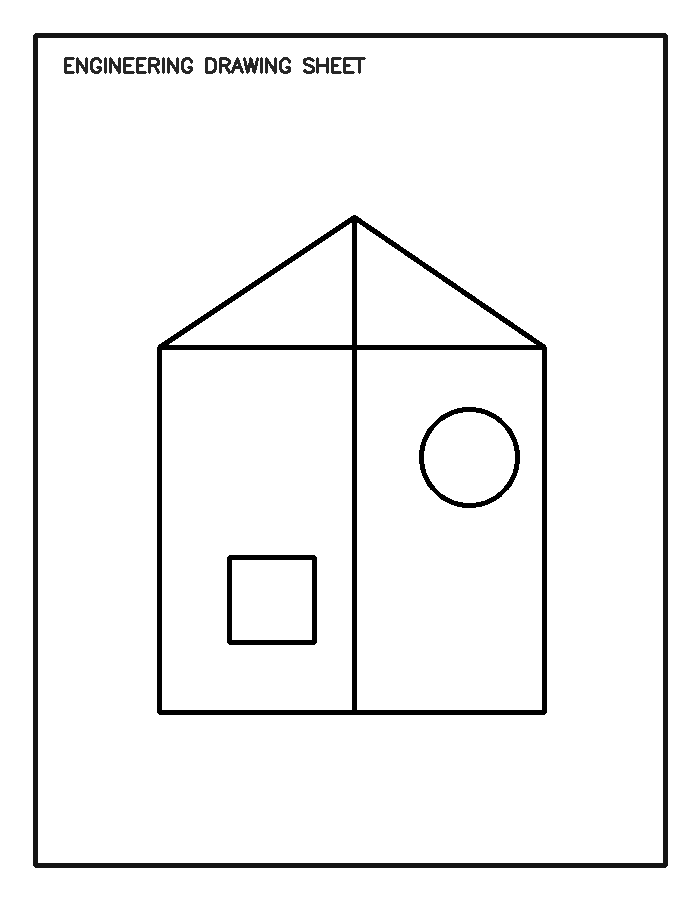
#> input picture NewED/samples/drawings/student_001_good.png, 700 x 900 px
$ python -i preprocessing.py   (imports and definitions only)
#> lines starting #> are read from the running program, lines starting #| are printed output that depends on the picture; after the words box and inside, x2 and y2 are one past the last pixel; in counts of white or black regions, pixels touching at a corner belong together
from __future__ import annotations

import cv2
import numpy as np


def _order_points(points: np.ndarray) -> np.ndarray:
    rect = np.zeros((4, 2), dtype="float32")
    s = points.sum(axis=1)
    diff = np.diff(points, axis=1)
    rect[0] = points[np.argmin(s)]
    rect[2] = points[np.argmax(s)]
    rect[1] = points[np.argmin(diff)]
    rect[3] = points[np.argmax(diff)]
    return rect


def _four_point_transform(image: np.ndarray, points: np.ndarray) -> np.ndarray:
    rect = _order_points(points)
    tl, tr, br, bl = rect
    width_a = np.linalg.norm(br - bl)
    width_b = np.linalg.norm(tr - tl)
    height_a = np.linalg.norm(tr - br)
    height_b = np.linalg.norm(tl - bl)
    max_width = int(max(width_a, width_b))
    max_height = int(max(height_a, height_b))
    destination = np.array(
        [[0, 0], [max_width - 1, 0], [max_width - 1, max_height - 1], [0, max_height - 1]],
        dtype="float32",
    )
    matrix = cv2.getPerspectiveTransform(rect, destination)
    return cv2.warpPerspective(image, matrix, (max_width, max_height))


def correct_perspective(image: np.ndarray) -> np.ndarray:
    ratio = image.shape[0] / 700.0
    small = cv2.resize(image, (int(image.shape[1] / ratio), 700))
    gray = cv2.cvtColor(small, cv2.COLOR_BGR2GRAY)
    gray = cv2.GaussianBlur(gray, (5, 5), 0)
    edged = cv2.Canny(gray, 50, 160)
    contours, _ = cv2.findContours(edged, cv2.RETR_EXTERNAL, cv2.CHAIN_APPROX_SIMPLE)
    contours = sorted(contours, key=cv2.contourArea, reverse=True)[:8]
    for contour in contours:
        perimeter = cv2.arcLength(contour, True)
        approx = cv2.approxPolyDP(contour, 0.02 * perimeter, True)
        area_ratio = cv2.contourArea(approx) / float(small.shape[0] * small.shape[1])
        if len(approx) == 4 and area_ratio > 0.25:
            points = approx.reshape(4, 2).astype("float32") * ratio
            return _four_point_transform(image, points)
    return image


def auto_rotate(image: np.ndarray) -> np.ndarray:
    gray = cv2.cvtColor(image, cv2.COLOR_BGR2GRAY)
    edges = cv2.Canny(gray, 60, 180)
    lines = cv2.HoughLines(edges, 1, np.pi / 180, threshold=max(80, image.shape[1] // 18))
    if lines is None:
        return image
    angles = []
    for rho_theta in lines[:80]:
        _, theta = rho_theta[0]
        angle = np.rad2deg(theta) - 90
        if -30 < angle < 30:
            angles.append(angle)
    if not angles:
        return image
    median_angle = float(np.median(angles))
    if abs(median_angle) < 0.4:
        return image
    h, w = image.shape[:2]
    matrix = cv2.getRotationMatrix2D((w / 2, h / 2), median_angle, 1.0)
    return cv2.warpAffine(image, matrix, (w, h), flags=cv2.INTER_CUBIC, borderMode=cv2.BORDER_REPLICATE)


def preprocess(image: np.ndarray) -> dict[str, np.ndarray]:
    corrected = correct_perspective(image)
    rotated = auto_rotate(corrected)
    gray = cv2.cvtColor(rotated, cv2.COLOR_BGR2GRAY)
    blurred = cv2.GaussianBlur(gray, (5, 5), 0)
    denoised = cv2.fastNlMeansDenoising(blurred, None, 12, 7, 21)
    edges = cv2.Canny(denoised, 45, 145)
    kernel = np.ones((2, 2), np.uint8)
    edges = cv2.morphologyEx(edges, cv2.MORPH_CLOSE, kernel, iterations=1)
    return {"original": rotated, "gray": gray, "denoised": denoised, "edges": edges}

>>> import cv2
>>> picture = cv2.imread('../../../samples/drawings/student_001_good.png')
#> picture is the input picture: shape (900, 700, 3); min 0, max 255, mean 242.5
>>> result = preprocess(picture)
#> in correct_perspective, `small = cv2.resize(image, (int(image.shape[1] / ratio), 700))`:
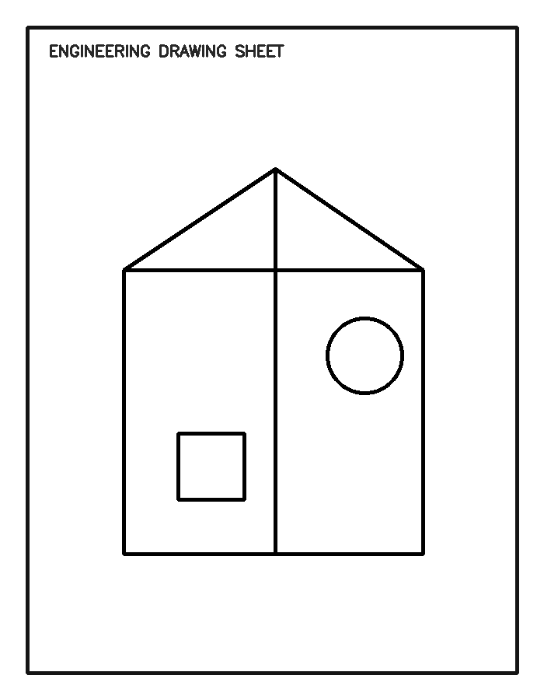
#> small: shape (700, 544, 3); min 0, max 255, mean 242.5
#> in correct_perspective, `gray = cv2.GaussianBlur(gray, (5, 5), 0)`:
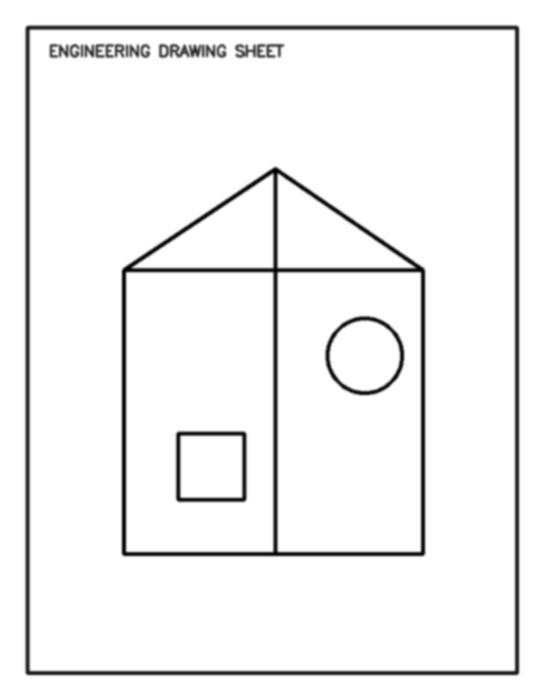
#> gray: shape (700, 544); min 0, max 255, mean 242.5
#> in correct_perspective, `edged = cv2.Canny(gray, 50, 160)`:
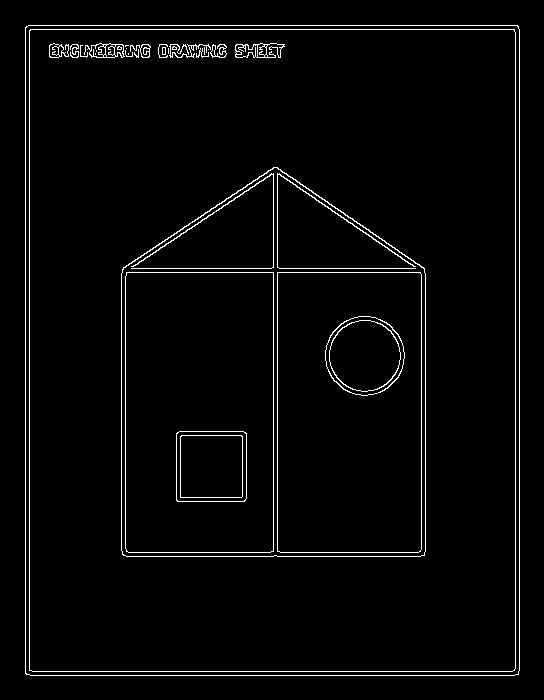
#> edged: shape (700, 544); 2.8% white in thin lines or dots, all inside (x1, y1, x2, y2) = (25, 25, 520, 676)
#> in correct_perspective, `contours, _ = cv2.findContours(edged, cv2.RETR_EXTERNAL, cv2.CHAIN_APP..`: contours = 1 contour; box (x1, y1, x2, y2) and area: (25, 25, 520, 676) 321080
#> the loop in correct_perspective, `for contour in contours:` made 1 pass
#> (perimeter, approx, area_ratio, points, width_a in _four_point_transform, width_b in _four_point_transform) on pass 1: (2283.3, [[26, 26], [25, 673], [518, 674], [518, 26]], 0.837, [[33.43, 33.43], [32.14, 865.3], [666, 866.6], [666, 33.43]], 633.9, 632.6)
#> in preprocess, `corrected = correct_perspective(image)`:
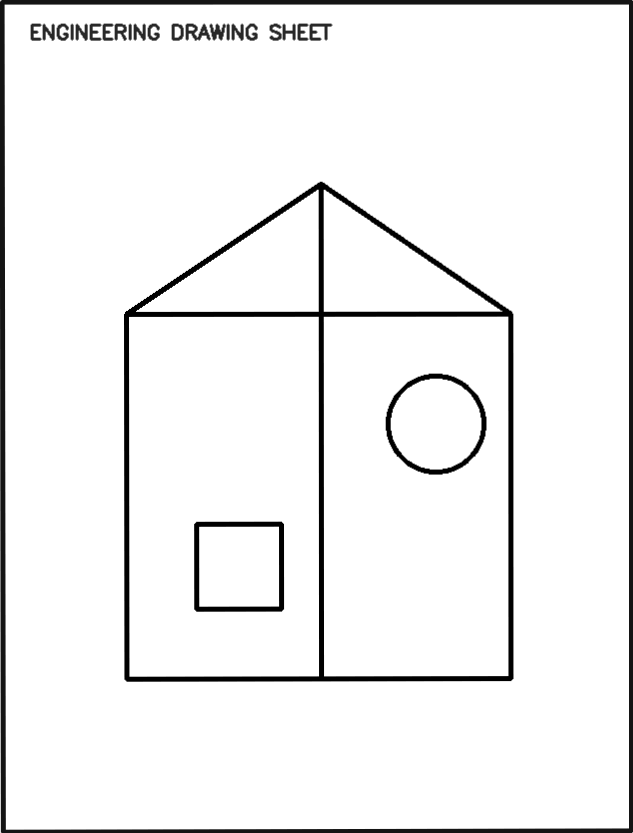
#> corrected: shape (833, 633, 3); min 0, max 255, mean 240.9
#> in auto_rotate, `edges = cv2.Canny(gray, 60, 180)`:
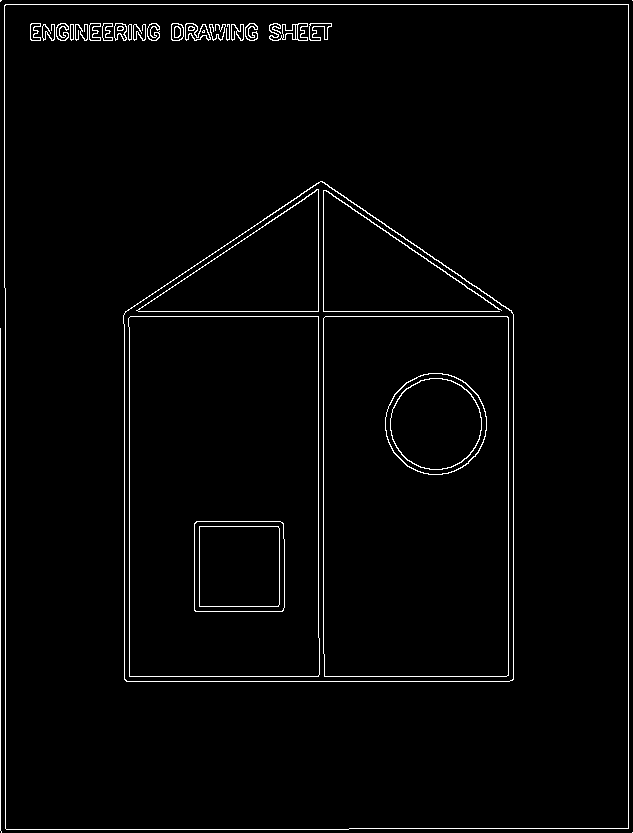
#> edges: shape (833, 633); 2.2% white in thin lines or dots
#> in auto_rotate, `lines = cv2.HoughLines(edges, 1, np.pi / 180, threshold=max(80, image...`: lines = 86 rows, first 8: [628, 0], [4, 1.57], [5, 0], [0, 0], [323, 0], [318, 0], [681, 1.57], [676, 1.57]
#> the loop in auto_rotate, `for rho_theta in lines[:80]:` made 80 passes
#> (rho_theta, theta, angle) on passes 1 to 12: ([[628, 0]], 0, -90), ([[4, 1.57]], 1.57, 0), ([[5, 0]], 0, -90), ([[0, 0]], 0, -90), ([[323, 0]], 0, -90), ([[318, 0]], 0, -90), ([[681, 1.57]], 1.57, 0), ([[676, 1.57]], 1.57, 0), ([[316, 1.57]], 1.57, 0), ([[513, 0]], 0, -90), ([[124, 0]], 0, -90), ([[508, 0]], 0, -90)
#> (theta, angle) on passes 61, 63, 68, 69, 70, 71: (1.57, 0), (1.57, 0), (1.57, 0), (1.59, 1), (1.64, 4), (1.57, 0)
#> after the loop in auto_rotate, `for rho_theta in lines[:80]:`: angles = 46 values, max 5 at index 45, min -5 at index 42, mean 0.087
#> in auto_rotate, `median_angle = float(np.median(angles))`: median_angle = 0
#> in preprocess, `blurred = cv2.GaussianBlur(gray, (5, 5), 0)`:
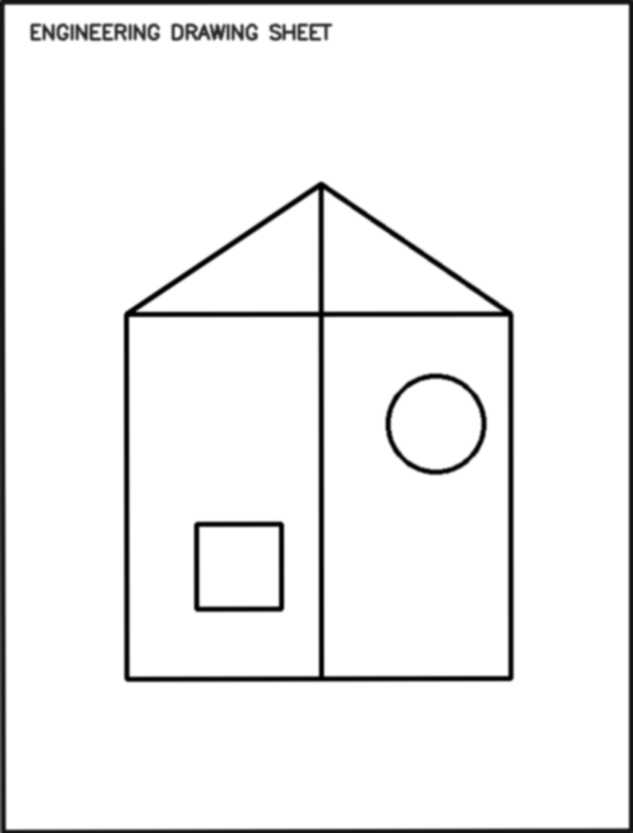
#> blurred: shape (833, 633); min 0, max 255, mean 240.8
#> in preprocess, `edges = cv2.Canny(denoised, 45, 145)`: edges: shape (833, 633); 2.2% white in thin lines or dots
#> in preprocess, `edges = cv2.morphologyEx(edges, cv2.MORPH_CLOSE, kernel, iterations=1)`:
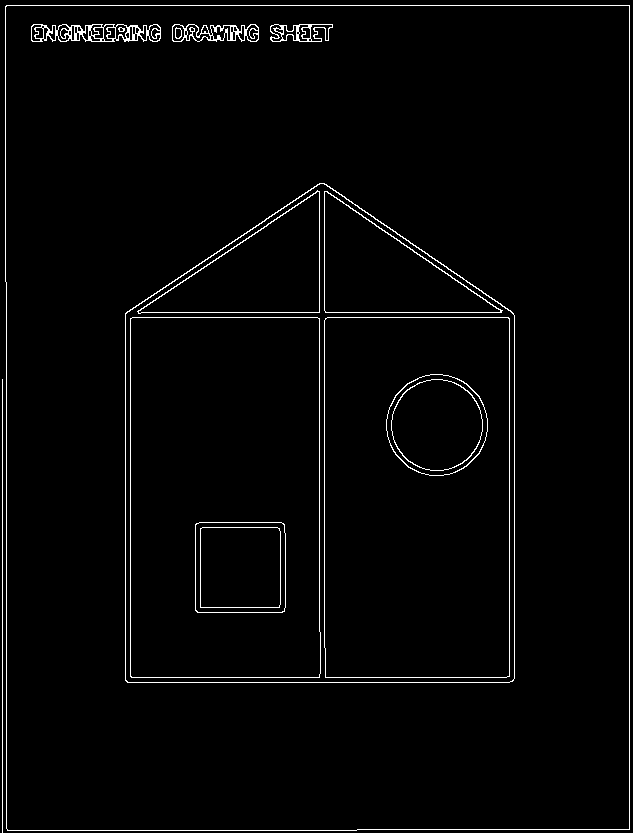
#> edges: shape (833, 633); 2.2% white in thin lines or dots
#> result = 4 items

$ run again, on NewED/samples/drawings/student_002_tilted.png
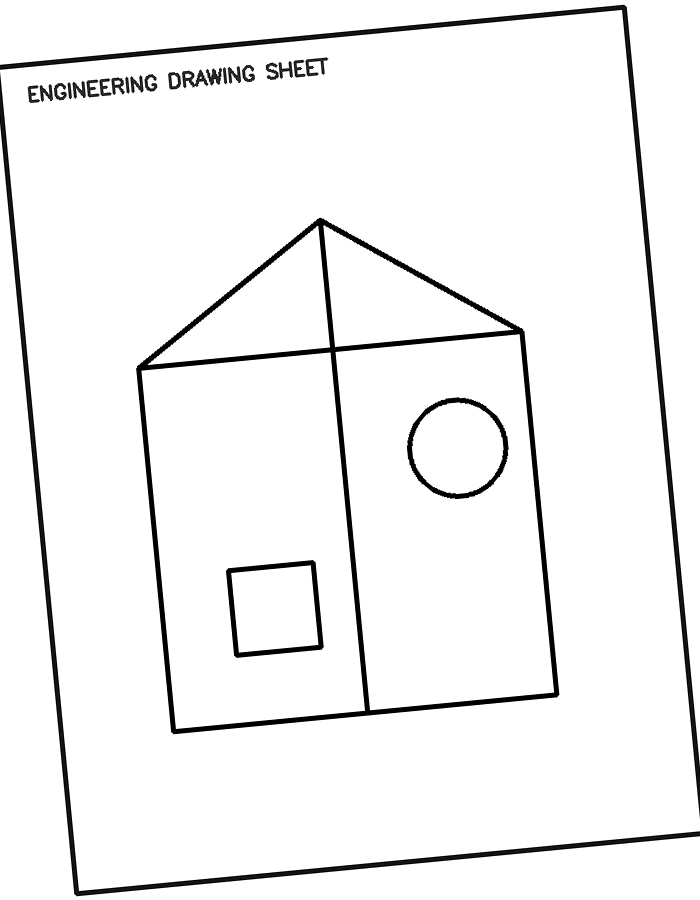
#> input picture NewED/samples/drawings/student_002_tilted.png, 700 x 900 px
#> picture is the input picture: shape (900, 700, 3); min 0, max 255, mean 242.4
#> in correct_perspective, `edged = cv2.Canny(gray, 50, 160)`:
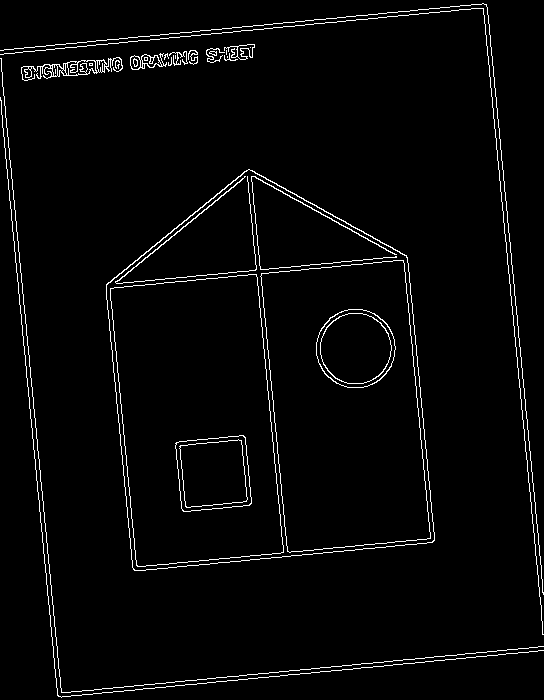
#> edged: shape (700, 544); 2.8% white in thin lines or dots
#> in correct_perspective, `contours, _ = cv2.findContours(edged, cv2.RETR_EXTERNAL, cv2.CHAIN_APP..`: contours = 20 contours, 16 with area under 20; largest, box (x1, y1, x2, y2) and area: (106, 169, 435, 571) 102620, (21, 57, 123, 81) 726, (130, 53, 167, 70) 321, (224, 44, 255, 60) 152
#> in correct_perspective, `contours = sorted(contours, key=cv2.contourArea, reverse=True)[:8]`: contours = 8 contours, 4 with area under 20; largest, box (x1, y1, x2, y2) and area: (106, 169, 435, 571) 102620, (21, 57, 123, 81) 726, (130, 53, 167, 70) 321, (224, 44, 255, 60) 152
#> the loop in correct_perspective, `for contour in contours:` made 8 passes
#> (perimeter, area_ratio) on passes 5, 7, 8: (21.07, 5.12e-05), (111.5, 2.23e-05), (129.2, 8.27e-05)
#> lines = 97 rows, first 8: [6, 3.05], [-624, 3.05], [370, 0.89], [14, 3.04], [375, 0.89], [-616, 3.04], [34, 2.08], [899, 1.47]
#> the loop in auto_rotate, `for rho_theta in lines[:80]:` made 80 passes
#> (rho_theta, theta, angle) on passes 1 to 8: ([[6, 3.05]], 3.05, 85), ([[-624, 3.05]], 3.05, 85), ([[370, 0.89]], 0.89, -39), ([[14, 3.04]], 3.04, 84), ([[375, 0.89]], 0.89, -39), ([[-616, 3.04]], 3.04, 84), ([[34, 2.08]], 2.08, 29), ([[899, 1.47]], 1.47, -6)
#> after the loop in auto_rotate, `for rho_theta in lines[:80]:`: angles = 46 values, max 29 at index 0, min -11 at index 43, mean -2.04
#> median_angle = -5
#> matrix = [[0.996, -0.0872, 40.55], [0.0872, 0.996, -28.79]]
#> in preprocess, `edges = cv2.morphologyEx(edges, cv2.MORPH_CLOSE, kernel, iterations=1)`:
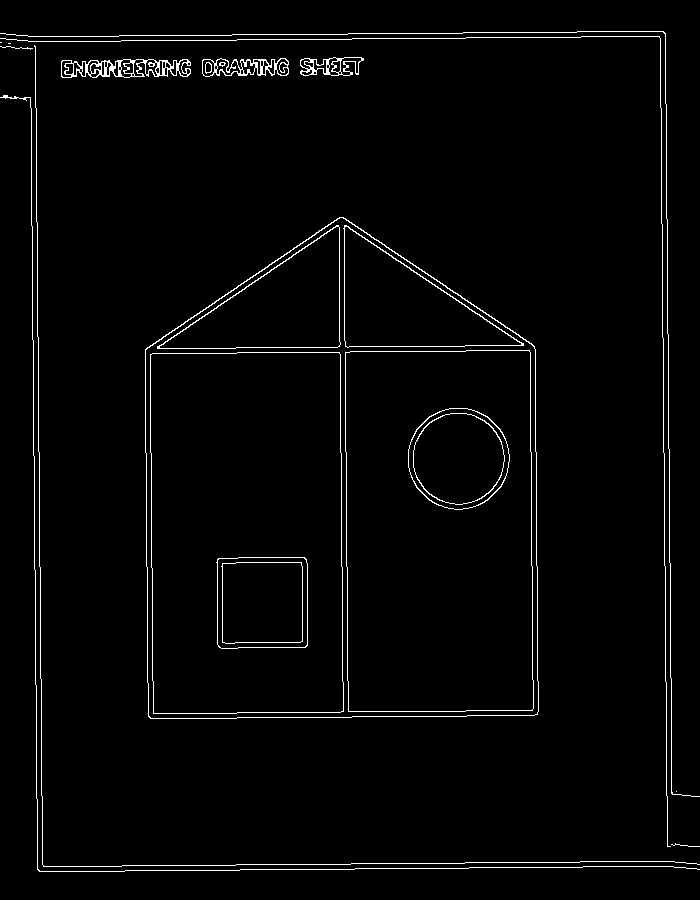
#> edges: shape (900, 700); 2.3% white in thin lines or dots
#> result = 4 items
